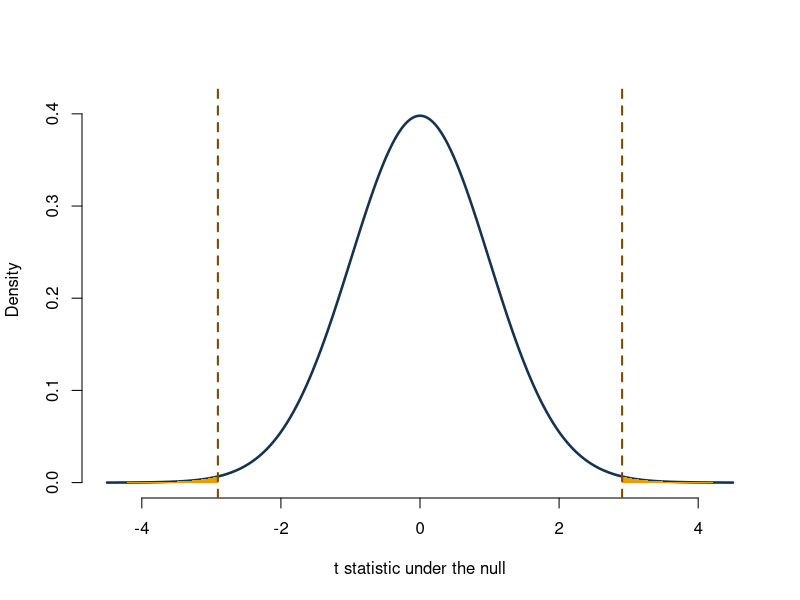
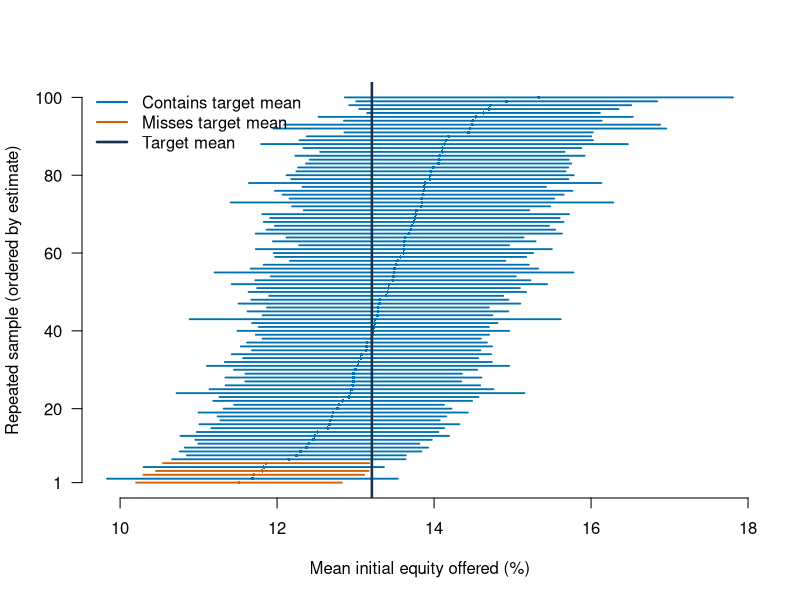

Write the R code that produced these figures, in order.
## ---- chunk 1
knitr::opts_chunk$set(echo = TRUE, message = FALSE, warning = FALSE,
                      fig.width = 7, fig.height = 4.8)
sharks <- read.csv("data/shark_tank_teaching.csv", stringsAsFactors = FALSE)
set.seed(123)
pitch_sample <- sharks[sample(seq_len(nrow(sharks)), 100), ]

benchmark <- 15
pitch_sample$equity_gap_pp <-
  pitch_sample$equity_offered_pct - benchmark

gap_bar <- mean(pitch_sample$equity_gap_pp)
gap_sd <- sd(pitch_sample$equity_gap_pp)
n <- nrow(pitch_sample)
df <- n - 1
gap_se <- gap_sd / sqrt(n)
## ---- chunk 2
c(
  sample_mean_equity = mean(pitch_sample$equity_offered_pct),
  sample_mean_gap = gap_bar,
  sample_sd_gap = gap_sd,
  standard_error_gap = gap_se,
  degrees_of_freedom = df
)
## ---- chunk 3
critical_t <- qt(0.975, df = df)
gap_ci <- gap_bar + c(-1, 1) * critical_t * gap_se
mean_ci <- benchmark + gap_ci

c(gap_lower = gap_ci[1], gap_upper = gap_ci[2])
c(mean_lower = mean_ci[1], mean_upper = mean_ci[2])
## ---- chunk 4
t_value <- gap_bar / gap_se
p_value <- 2 * pt(-abs(t_value), df = df)

c(
  estimate = gap_bar,
  standard_error = gap_se,
  t_statistic = t_value,
  degrees_of_freedom = df,
  two_sided_p_value = p_value
)
## ---- chunk 5
t_grid <- seq(-4.5, 4.5, length.out = 1200)
t_density <- dt(t_grid, df = df)
plot(
  t_grid,
  t_density,
  type = "l",
  lwd = 2.5,
  col = "#17324D",
  bty = "n",
  xlab = "t statistic under the null",
  ylab = "Density",
  ylim = c(0, max(t_density) * 1.05)
)
left_tail <- t_grid <= -abs(t_value)
right_tail <- t_grid >= abs(t_value)
polygon(c(min(t_grid), t_grid[left_tail], -abs(t_value)),
        c(0, t_density[left_tail], 0),
        col = "#E69F00", border = NA)
polygon(c(abs(t_value), t_grid[right_tail], max(t_grid)),
        c(0, t_density[right_tail], 0),
        col = "#E69F00", border = NA)
abline(v = c(-abs(t_value), abs(t_value)),
       col = "#7A4A00", lty = 2, lwd = 2)
## ---- chunk 6
set.seed(209)
B_coverage <- 100
n_coverage <- 100
target_mean <- mean(sharks$equity_offered_pct)
ci_lower <- ci_upper <- ci_centre <- numeric(B_coverage)

for (i in seq_len(B_coverage)) {
  repeated_sample <- sample(
    sharks$equity_offered_pct,
    size = n_coverage,
    replace = FALSE
  )
  repeated_mean <- mean(repeated_sample)
  repeated_se <- sd(repeated_sample) / sqrt(n_coverage)
  repeated_critical <- qt(0.975, df = n_coverage - 1)
  ci_centre[i] <- repeated_mean
  ci_lower[i] <- repeated_mean - repeated_critical * repeated_se
  ci_upper[i] <- repeated_mean + repeated_critical * repeated_se
}

covered <- ci_lower <= target_mean & ci_upper >= target_mean
interval_order <- order(ci_centre)
plot_y <- seq_len(B_coverage)
interval_colours <- ifelse(covered[interval_order], "#0072B2", "#D55E00")

plot(
  NA,
  xlim = range(c(ci_lower, ci_upper, target_mean)),
  ylim = c(1, B_coverage),
  axes = FALSE, bty = "n",
  xlab = "Mean initial equity offered (%)",
  ylab = "Repeated sample (ordered by estimate)"
)
axis(1)
axis(2, at = c(1, 20, 40, 60, 80, 100), las = 1)
segments(
  ci_lower[interval_order], plot_y,
  ci_upper[interval_order], plot_y,
  col = interval_colours, lwd = 1.8
)
points(ci_centre[interval_order], plot_y,
       pch = 16, cex = 0.45, col = interval_colours)
abline(v = target_mean, col = "#17324D", lwd = 2.5)
legend(
  "topleft",
  legend = c("Contains target mean", "Misses target mean", "Target mean"),
  col = c("#0072B2", "#D55E00", "#17324D"),
  lwd = c(2, 2, 2.5), bty = "n"
)
